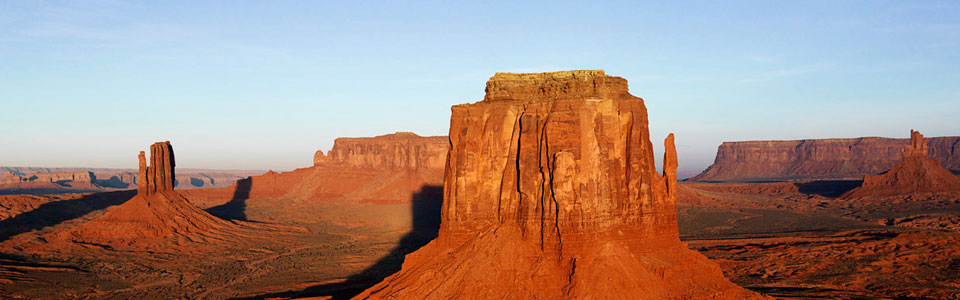
//> input picture Nodejs/Learning/Basic_Web_Server_Begin/img/main_image.jpg, 960 x 300 px, given in place of the camera
$ ./main   (built with g++ and OpenCV 4)
//> lines starting //> are read from the running program, lines starting //| are printed output that depends on the picture; after the words box and inside, x2 and y2 are one past the last pixel; in counts of white or black regions, pixels touching at a corner belong together
#define _CRT_SECURE_NO_DEPRECATE

#include <sstream>
#include <string>
#include <iostream>
#include <opencv/highgui.h>
#include <opencv/cv.h>

using namespace cv;
//initial min and max HSV filter values.
//these will be changed using trackbars
int H_MIN = 0;
int H_MAX = 256;
int S_MIN = 0;
int S_MAX = 256;
int V_MIN = 0;
int V_MAX = 256;
//default capture width and height
const int FRAME_WIDTH = 640;
const int FRAME_HEIGHT = 480;
//max number of objects to be detected in frame
const int MAX_NUM_OBJECTS = 50;
//minimum and maximum object area
const int MIN_OBJECT_AREA = 20 * 20;
const int MAX_OBJECT_AREA = FRAME_HEIGHT*FRAME_WIDTH / 1.5;
//names that will appear at the top of each window
const string windowName = "Original Image";
const string windowName1 = "HSV Image";
const string windowName2 = "Thresholded Image";
const string windowName3 = "After Morphological Operations";
const string trackbarWindowName = "Trackbars";
void on_trackbar(int, void*)
{//This function gets called whenever a
	// trackbar position is changed


}
string intToString(int number){


	std::stringstream ss;
	ss << number;
	return ss.str();
}
void createTrackbars(){
	//create window for trackbars


	namedWindow(trackbarWindowName, 0);
	//create memory to store trackbar name on window
	char TrackbarName[51];
	sprintf(TrackbarName, "%d", H_MIN);
	sprintf(TrackbarName, "%d", H_MAX);
	sprintf(TrackbarName, "%d", S_MIN);
	sprintf(TrackbarName, "%d", S_MAX);
	sprintf(TrackbarName, "%d", V_MIN);
	sprintf(TrackbarName, "%d", V_MAX);
	//create trackbars and insert them into window
	//3 parameters are: the address of the variable that is changing when the trackbar is moved(eg.H_LOW),
	//the max value the trackbar can move (eg. H_HIGH),
	//and the function that is called whenever the trackbar is moved(eg. on_trackbar)
	//                                  ---->    ---->     ---->
	createTrackbar("H_MIN", trackbarWindowName, &H_MIN, H_MAX, on_trackbar);
//> slider 'H_MIN' is set to 51
	createTrackbar("H_MAX", trackbarWindowName, &H_MAX, H_MAX, on_trackbar);
	createTrackbar("S_MIN", trackbarWindowName, &S_MIN, S_MAX, on_trackbar);
//> slider 'S_MIN' is set to 51
	createTrackbar("S_MAX", trackbarWindowName, &S_MAX, S_MAX, on_trackbar);
	createTrackbar("V_MIN", trackbarWindowName, &V_MIN, V_MAX, on_trackbar);
//> slider 'V_MIN' is set to 51
	createTrackbar("V_MAX", trackbarWindowName, &V_MAX, V_MAX, on_trackbar);


}
void drawObject(int x, int y, Mat &frame){

	//use some of the openCV drawing functions to draw crosshairs
	//on your tracked image!

	//UPDATE:JUNE 18TH, 2013
	//added 'if' and 'else' statements to prevent
	//memory errors from writing off the screen (ie. (-25,-25) is not within the window!)

	circle(frame, Point(x, y), 20, Scalar(0, 255, 0), 2);
	if (y - 25>0)
		line(frame, Point(x, y), Point(x, y - 25), Scalar(0, 255, 0), 2);
	else line(frame, Point(x, y), Point(x, 0), Scalar(0, 255, 0), 2);
	if (y + 25<FRAME_HEIGHT)
		line(frame, Point(x, y), Point(x, y + 25), Scalar(0, 255, 0), 2);
	else line(frame, Point(x, y), Point(x, FRAME_HEIGHT), Scalar(0, 255, 0), 2);
	if (x - 25>0)
		line(frame, Point(x, y), Point(x - 25, y), Scalar(0, 255, 0), 2);
	else line(frame, Point(x, y), Point(0, y), Scalar(0, 255, 0), 2);
	if (x + 25<FRAME_WIDTH)
		line(frame, Point(x, y), Point(x + 25, y), Scalar(0, 255, 0), 2);
	else line(frame, Point(x, y), Point(FRAME_WIDTH, y), Scalar(0, 255, 0), 2);

	putText(frame, intToString(x) + "," + intToString(y), Point(x, y + 30), 1, 1, Scalar(0, 255, 0), 2);

}
void morphOps(Mat &thresh){

	//create structuring element that will be used to "dilate" and "erode" image.
	//the element chosen here is a 3px by 3px rectangle

	Mat erodeElement = getStructuringElement(MORPH_RECT, Size(3, 3));
	//dilate with larger element so make sure object is nicely visible
	Mat dilateElement = getStructuringElement(MORPH_RECT, Size(8, 8));

	erode(thresh, thresh, erodeElement);
	erode(thresh, thresh, erodeElement);


	dilate(thresh, thresh, dilateElement);
	dilate(thresh, thresh, dilateElement);


}
void trackFilteredObject(int &x, int &y, Mat threshold, Mat &cameraFeed){

	Mat temp;
	threshold.copyTo(temp);
	//these two vectors needed for output of findContours
	vector< vector<Point> > contours;
	vector<Vec4i> hierarchy;
	//find contours of filtered image using openCV findContours function
	findContours(temp, contours, hierarchy, CV_RETR_CCOMP, CV_CHAIN_APPROX_SIMPLE);
	//use moments method to find our filtered object
	double refArea = 0;
	bool objectFound = false;
	if (hierarchy.size() > 0) {
		int numObjects = hierarchy.size();
		//if number of objects greater than MAX_NUM_OBJECTS we have a noisy filter
		if (numObjects<MAX_NUM_OBJECTS){
			for (int index = 0; index >= 0; index = hierarchy[index][0]) {

				Moments moment = moments((cv::Mat)contours[index]);
				double area = moment.m00;

				//if the area is less than 20 px by 20px then it is probably just noise
				//if the area is the same as the 3/2 of the image size, probably just a bad filter
				//we only want the object with the largest area so we safe a reference area each
				//iteration and compare it to the area in the next iteration.
				if (area>MIN_OBJECT_AREA && area<MAX_OBJECT_AREA && area>refArea){
					x = moment.m10 / area;
					y = moment.m01 / area;
					objectFound = true;
					refArea = area;
				}
				else objectFound = false;


			}
			//let user know you found an object
			if (objectFound == true){
				putText(cameraFeed, "Tracking Object", Point(0, 50), 2, 1, Scalar(0, 255, 0), 2);
				//draw object location on screen
				drawObject(x, y, cameraFeed);
			}

		}
		else putText(cameraFeed, "TOO MUCH NOISE! ADJUST FILTER", Point(0, 50), 1, 2, Scalar(0, 0, 255), 2);
	}
}
int main()
{
	//some boolean variables for different functionality within this
	//program
	bool trackObjects = true;
	bool useMorphOps = true;
	//Matrix to store each frame of the webcam feed
	Mat cameraFeed;
	//matrix storage for HSV image
	Mat HSV;
	//matrix storage for binary threshold image
	Mat threshold;
	//x and y values for the location of the object
	int x = 0, y = 0;
	//create slider bars for HSV filtering
	createTrackbars();
	//video capture object to acquire webcam feed
	VideoCapture capture;
	//open capture object at location zero (default location for webcam)
	capture.open(0);                                                    //******* 0 =built-in, 1 = external
	//set height and width of capture frame
	capture.set(CV_CAP_PROP_FRAME_WIDTH, FRAME_WIDTH);
	capture.set(CV_CAP_PROP_FRAME_HEIGHT, FRAME_HEIGHT);
	//start an infinite loop where webcam feed is copied to cameraFeed matrix
	//all of our operations will be performed within this loop
	while (1){
		//store image to matrix
		capture >> cameraFeed;
//> cameraFeed is the input picture: 300 rows x 960 cols, CV_8UC3; mean B, G, R 126, 136.5, 163.7
		//convert frame from BGR to HSV colorspace
		cvtColor(cameraFeed, HSV, CV_BGR2HSV);
//> HSV: 300 rows x 960 cols, CV_8UC3; mean H, S, V 56.2, 122.9, 184.1
		//filter HSV image between values and store filtered image to
		//threshold matrix
		inRange(HSV, Scalar(H_MIN, S_MIN, V_MIN), Scalar(H_MAX, S_MAX, V_MAX), threshold);
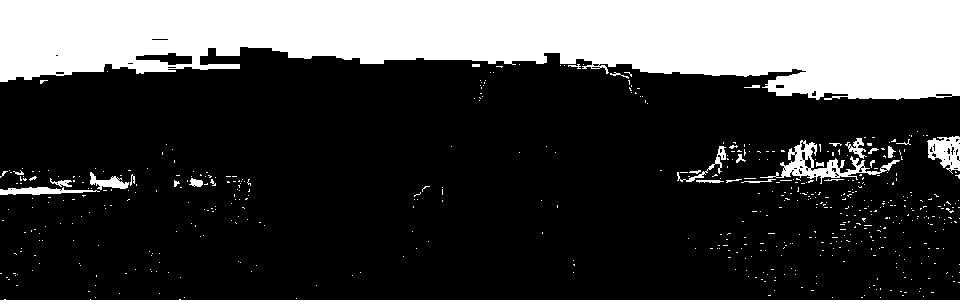
//> threshold: 300 rows x 960 cols, CV_8UC1; 25.6% white; 556 white regions (527 under 20 px), largest, box (x1, y1, x2, y2) and area: (0, 0, 960, 100) 68264, (760, 140, 900, 184) 1421, (927, 136, 960, 174) 757
		//perform morphological operations on thresholded image to eliminate noise
		//and emphasize the filtered object(s)
		if (useMorphOps)
			morphOps(threshold);
//> in morphOps, `dilate(thresh, thresh, dilateElement);`:
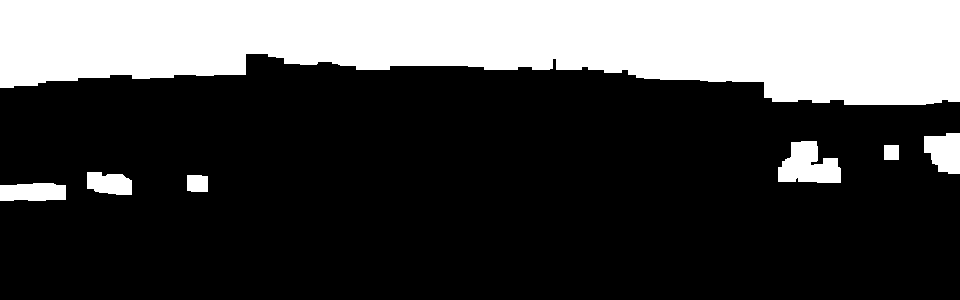
//> thresh: 300 rows x 960 cols, CV_8UC1; 28.3% white; 7 white regions
		//pass in thresholded frame to our object tracking function
		//this function will return the x and y coordinates of the
		//filtered object
		if (trackObjects)
			trackFilteredObject(x, y, threshold, cameraFeed);
//> in trackFilteredObject, `findContours(temp, contours, hierarchy, CV_RETR_CCOMP, CV_CHAIN_APPROX..`: contours = 7 contours; box (x1, y1, x2, y2) and area: (0, 0, 960, 105) 74776, (778, 141, 841, 183) 1738, (924, 133, 960, 174) 1099, (0, 183, 66, 201) 1002, (87, 172, 132, 195) 785, (187, 175, 208, 192) 311, (884, 145, 899, 160) 196
//> in trackFilteredObject, `int numObjects = hierarchy.size();`: numObjects = 7
//> the loop in trackFilteredObject, `for (int index = 0; index >= 0; index = hierarchy[index][0])` made 7 passes
//> (area, x, y, refArea) on passes 1, 5, 7: (1001.5, 32, 191, 1001.5), (1738, 808, 165, 1738), (74776.5, 508, 40, 74776.5)
//> area on passes 2, 3, 4, 6: 311, 785, 196, 1099
//> after the loop in trackFilteredObject, `for (int index = 0; index >= 0; index = hierarchy[index][0])`: x = 508; y = 40; objectFound = true; refArea = 74776.5
//> in trackFilteredObject, `putText(cameraFeed, "Tracking Object", Point(0, 50), 2, 1, Scalar(0, 2..`:
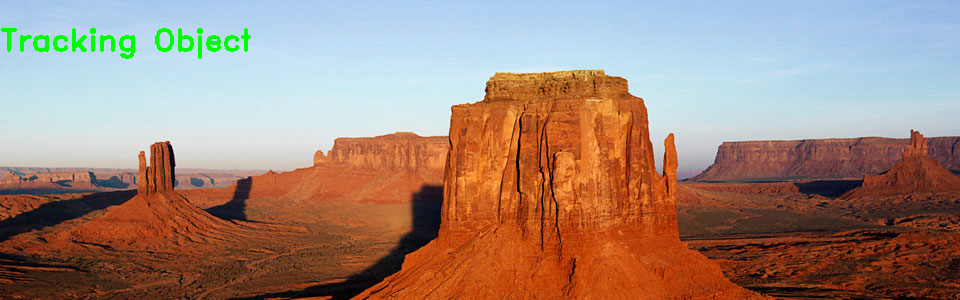
//> cameraFeed: 300 rows x 960 cols, CV_8UC3; 0.76% of pixels changed, all inside (x1, y1, x2, y2) = (1, 28, 251, 59)
//> in drawObject, `line(frame, Point(x, y), Point(x, y - 25), Scalar(0, 255, 0), 2);`: frame: 300 rows x 960 cols, CV_8UC3; mean B, G, R 123.8, 136.8, 162
//> in drawObject, `line(frame, Point(x, y), Point(x, y + 25), Scalar(0, 255, 0), 2);`: frame: 300 rows x 960 cols, CV_8UC3; mean B, G, R 123.7, 136.8, 162
//> in drawObject, `line(frame, Point(x, y), Point(x - 25, y), Scalar(0, 255, 0), 2);`: frame: 300 rows x 960 cols, CV_8UC3; mean B, G, R 123.7, 136.8, 161.9
//> in drawObject, `line(frame, Point(x, y), Point(x + 25, y), Scalar(0, 255, 0), 2);`: frame: 300 rows x 960 cols, CV_8UC3; mean B, G, R 123.6, 136.8, 161.9
//> in drawObject, `putText(frame, intToString(x) + "," + intToString(y), Point(x, y + 30)..`:
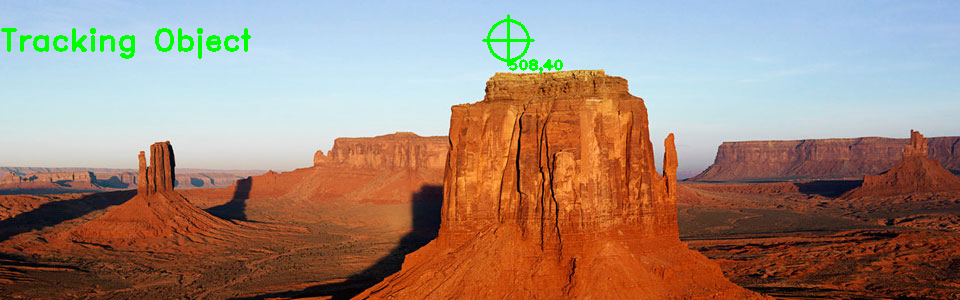
//> frame: 300 rows x 960 cols, CV_8UC3; mean B, G, R 123.3, 136.9, 161.7
//> x = 508; y = 40

		//show frames
		imshow(windowName2, threshold);
		imshow(windowName, cameraFeed);
		imshow(windowName1, HSV);
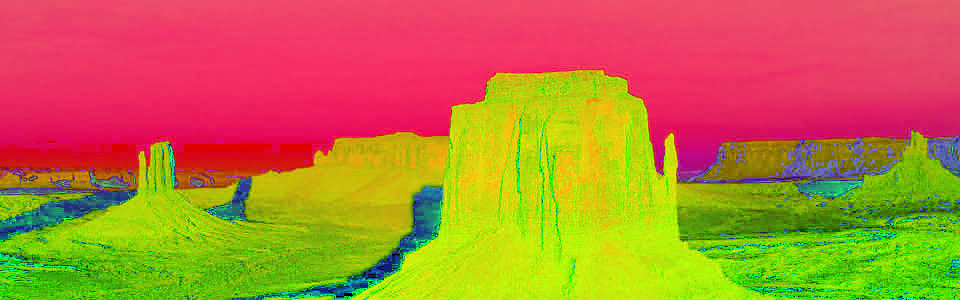
//> window 'HSV Image': 300 rows x 960 cols, CV_8UC3; mean B, G, R 56.2, 122.9, 184.1


		//delay 30ms so that screen can refresh.
		//image will not appear without this waitKey() command
		waitKey(30);

	}


	return 0;
}
